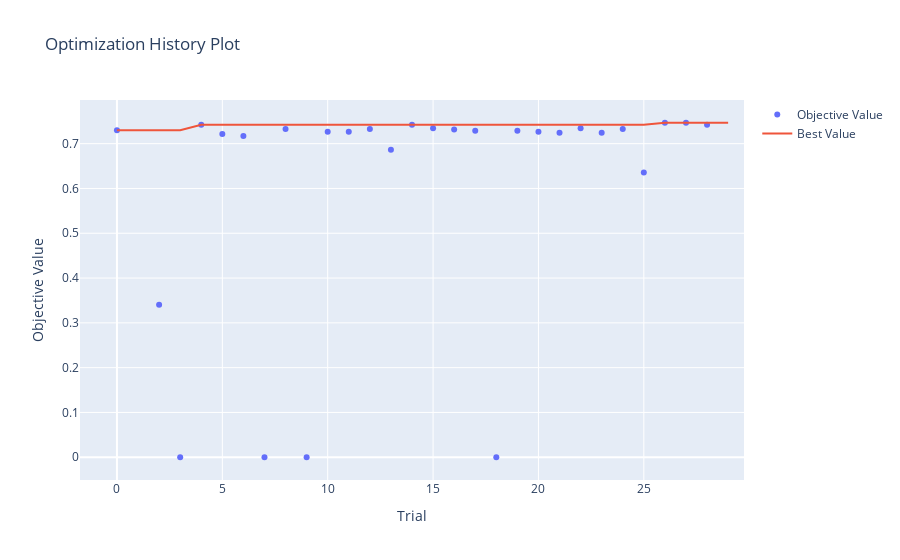

The notebook cell this image was saved under:
### Code cell
optuna.visualization.plot_optimization_history(study_lr).show()

### Figure 1 — Plotly figure (JSON) as saved in the notebook; plotly's stock layout.template omitted (floating-point values rounded to 4 significant figures)
{"data": [{"mode": "markers", "name": "Objective Value", "type": "scatter", "x": [0, 2, 3, 4, 5, 6, 7, 8, 9, 10, 11, 12, 13, 14, 15, 16, 17, 18, 19, 20, 21, 22, 23, 24, 25, 26, 27, 28], "y": [0.7297, 0.3402, 0, 0.7421, 0.7217, 0.7172, 0, 0.7329, 0, 0.7267, 0.7267, 0.7329, 0.6866, 0.7421, 0.7344, 0.7317, 0.7288, 0, 0.7289, 0.7267, 0.7241, 0.7344, 0.7245, 0.7329, 0.6354, 0.7467, 0.7467, 0.7421]}, {"mode": "lines", "name": "Best Value", "type": "scatter", "x": [0, 1, 2, 3, 4, 5, 6, 7, 8, 9, 10, 11, 12, 13, 14, 15, 16, 17, 18, 19, 20, 21, 22, 23, 24, 25, 26, 27, 28, 29], "y": [0.7297, 0.7297, 0.7297, 0.7297, 0.7421, 0.7421, 0.7421, 0.7421, 0.7421, 0.7421, 0.7421, 0.7421, 0.7421, 0.7421, 0.7421, 0.7421, 0.7421, 0.7421, 0.7421, 0.7421, 0.7421, 0.7421, 0.7421, 0.7421, 0.7421, 0.7421, 0.7467, 0.7467, 0.7467, 0.7467]}, {"marker": {"color": "#cccccc"}, "mode": "markers", "name": "Infeasible Trial", "showlegend": false, "type": "scatter", "x": [], "y": []}], "layout": {"title": {"text": "Optimization History Plot"}, "xaxis": {"title": {"text": "Trial"}}, "yaxis": {"title": {"text": "Objective Value"}}}}
